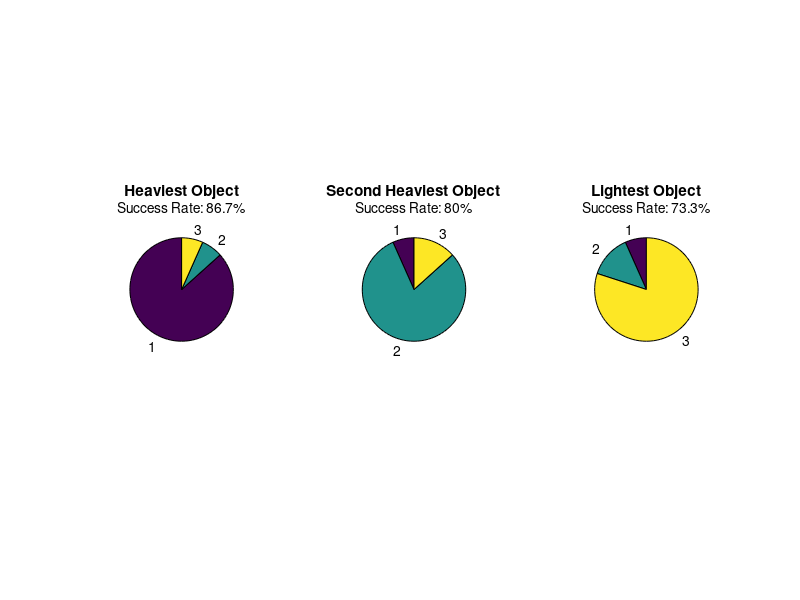

The MATLAB script that drew this image:
% Define your data
data = [1 2 3; 1 2 3; 1 2 3; 1 2 3; 1 2 3; 1 2 3; 1 2 3; 1 2 3; 1 2 3; 1 2 3; 1 2 3; 1 3 2; 2 1 3; 1 3 2; 3 2 1];

% Count the occurrences of each number in each column
counts = [sum(data(:,1) == 1), sum(data(:,1) == 2), sum(data(:,1) == 3);
          sum(data(:,2) == 1), sum(data(:,2) == 2), sum(data(:,2) == 3);
          sum(data(:,3) == 1), sum(data(:,3) == 2), sum(data(:,3) == 3)];

% Define labels
labels = {'1', '2', '3'};
subtitles = {'Success Rate: 86.7%', 'Success Rate: 80%', 'Success Rate: 73.3%'};
% Plot the pie charts
figure;

% Pie chart for the first column
subplot(1, 3, 1);
pie(counts(1, :), labels);
title('Heaviest Object', 'Position', [0, 1.75, 0]);
text(0, 1.6, subtitles{1}, 'HorizontalAlignment', 'center');

% Pie chart for the second column
subplot(1, 3, 2);
pie(counts(2, :), labels);
title('Second Heaviest Object', 'Position', [0, 1.75, 0]);
text(0, 1.6, subtitles{2}, 'HorizontalAlignment', 'center');

% Pie chart for the third column
subplot(1, 3, 3);
pie(counts(3, :), labels);
title('Lightest Object', 'Position', [0, 1.75, 0]);
text(0, 1.6, subtitles{3}, 'HorizontalAlignment', 'center');


